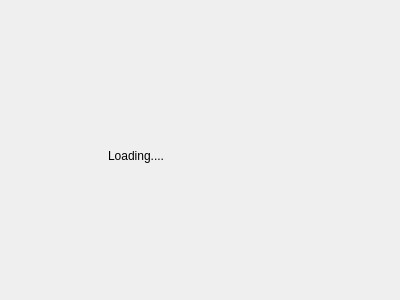
<?xml version="1.0" encoding="UTF-8"?>
<ui version="4.0">
 <class>Dialog</class>
 <widget class="QDialog" name="Dialog">
  <property name="geometry">
   <rect>
    <x>0</x>
    <y>0</y>
    <width>400</width>
    <height>300</height>
   </rect>
  </property>
  <property name="windowTitle">
   <string>Dialog</string>
  </property>
  <widget class="QLabel" name="label">
   <property name="geometry">
    <rect>
     <x>108</x>
     <y>120</y>
     <width>141</width>
     <height>71</height>
    </rect>
   </property>
   <property name="text">
    <string>Loading....</string>
   </property>
  </widget>
 </widget>
 <resources/>
 <connections/>
</ui>
